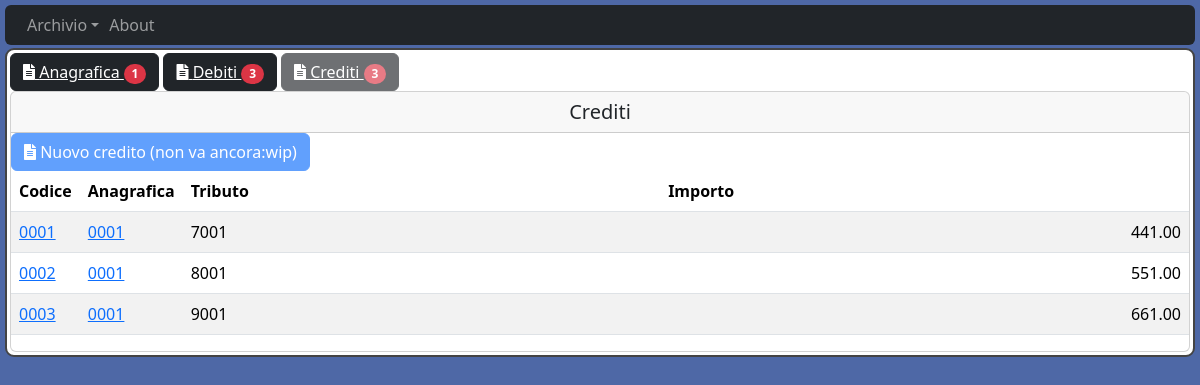
/ana/1/cre, run on the app's committed database.
### models.py (models this page shows, shortened)
class Anagrafica(db.Model):
    __tablename__ = "Anagrafica"
    id = db.Column(db.Integer, primary_key=True)
    CreatedOn = db.Column(db.DateTime(), default=datetime.now)
    UpdatedOn = db.Column(db.DateTime(), default=datetime.now, onupdate=datetime.now)
    Nome = db.Column(db.String(20), unique=False, nullable=False)
    Cognome = db.Column(db.String(20), unique=False, nullable=False)
    CodFis = db.Column(db.String(16), unique=True, nullable=False)
    debiti = relationship('Debito', cascade="all, delete-orphan")
    crediti = relationship('Credito', cascade="all, delete-orphan")

class Credito(db.Model):
    __tablename__ = "Credito"
    id = db.Column(db.Integer, primary_key=True)
    CreatedOn = db.Column(db.DateTime(), default=datetime.now)
    UpdatedOn = db.Column(db.DateTime(), default=datetime.now, onupdate=datetime.now)
    CodTrib = db.Column(db.String(80), unique=False, nullable=False)
    Importo = db.Column(db.Float(), unique=False, nullable=False)
    Anagrafica_id = db.Column(db.Integer, db.ForeignKey('Anagrafica.id'), nullable=False)

### app.py (the view)
@app.route('/ana/<int:id>/cre', methods=['GET'])
def app_ana_cre_all(id):
    ana = Anagrafica.query.filter_by(id=id).first()
    if ana:
        try:
            return render_template('ana_cre_all.html', Anagrafica=ana, Crediti=Credito.query.filter_by(Anagrafica_id=id))
        except Exception as e:
            return render_template('cre_err.html', msg=f"Crediti failed " + e.__str__())
    else:
        return render_template('cre_err.html', msg=f"Anagrafica with id ={id} not found")

### templates/ana_cre_all.html
{% extends "layout.html" %}
{% block content %}
  <div class="content-section">
    <div id="toolbar">
          <button id="newana" class="btn btn-dark">
            <a href="/ana/{{Anagrafica.id}}" style="color:inherit">
              <i class="fas fa-file-alt"></i> Anagrafica
              <span class="position-relative top-0 start-10 badge rounded-pill bg-danger">{{ Anagrafica.id }}</span>
            </a>
          </button>
          <button id="newdeb" class="btn btn-dark">
            <a href="/ana/{{Anagrafica.id}}/deb" style="color:inherit">
              <i class="fas fa-file-alt"></i> Debiti
              <span class="position-relative top-0 start-10 badge rounded-pill bg-danger">{{ Anagrafica.debiti | length }}</span>
            </a>
          </button>
          <button id="newcre" class="btn btn-dark" disabled>
            <a href="/ana/{{Anagrafica.id}}/cre" style="color:inherit">
              <i class="fas fa-file-alt"></i> Crediti
              <span class="position-relative top-0 start-10 badge rounded-pill bg-danger">{{ Anagrafica.crediti | length }}</span>
            </a>
          </button>
    </div>
    <div class="card">
      <h5 class="card-header text-center font-weight-bold py-2">Crediti</h5>
      <div id="toolbarcrud">
        <form method="GET" action="/ana/{{Anagrafica.id}}/cre/insert">
            <button id="new" class="btn btn-primary" disabled>
              <i class="fas fa-file-alt"></i> Nuovo credito (non va ancora:wip)
            </button>
        </form>
      </div>
      <table class="table table-striped"
        id="table"
        data-toolbar="#toolbarcrud"
        data-group-by="false"
        data-show-export="true"
        data-toggle="table"
        data-sortable="true"
        data-show-fullscreen="true"
        data-show-columns="true"
        data-show-columns-toggle-all="true"
        data-show-search-clear-button="true"
        data-search="true"
        data-show-toggle="true"
        data-show-button-icons="true"
        data-show-pagination-switch="true"
        data-pagination="false"
        data-page-size="20"
        data-show-extended-pagination="true"
        data-cookie="true"
        data-cookie-id-table="ana_cre_all"
        data-reorderable-columns="false">
        <thead class="thead-dark">
          <tr>
              <th data-sortable="true" data-field="id">Codice</th>
              <th data-sortable="true" data-field="Anagrafica_id">Anagrafica</th>
              <th data-sortable="true" data-field="CodTrib">Tributo</th>
              <th data-sortable="true" data-field="Importo">Importo</th>
          </tr>
        </thead>
        <tbody id="maintable">
          {% for c in Crediti %}
            <tr>
                <td style="width: 5%"><a data-href="{{'%04d'|format(c.id)}}" href="/ana/{{ c.Anagrafica_id }}/cre/{{ c.id }}">{{ '%04d'|format(c.id) }}</a></td>
                <td style="width: 5%"><a data-href="{{'%04d'|format(c.Anagrafica_id)}}" href="/ana/{{ c.Anagrafica_id }}">{{ '%04d'|format(c.Anagrafica_id) }}</a></td>
                <td>{{ c.CodTrib }}</td>
                <td style="text-align: right">{{ "{:,.2f}".format(c.Importo) }}</td>
            </tr>
          {% endfor %}
        </tbody>
      </table>
    </div>
  </div>
{% endblock content %}

### static/main.css (style rules this page uses)
h1, h2, h3, h4, h5, h6 { color: #444444; }
.content-section { background: #ffffff; padding: 3px 3px; border: 2px solid #444444; border-radius: 9px; margin-bottom: 3px; margin-top: 3px; }
body { background: #4e68a6; color: #333333; margin-top: 5px; margin-left: 5px; margin-right: 5px; }

### data on the page
Anagrafica: id "1"
Credito: id "0001", Anagrafica_id "0001", CodTrib "7001", Importo "441.00"
Credito: id "0002", Anagrafica_id "0001", CodTrib "8001", Importo "551.00"
Credito: id "0003", Anagrafica_id "0001", CodTrib "9001", Importo "661.00"

### other printed values
{{ Anagrafica.debiti | length }} "3"
{{ Anagrafica.crediti | length }} "3"
